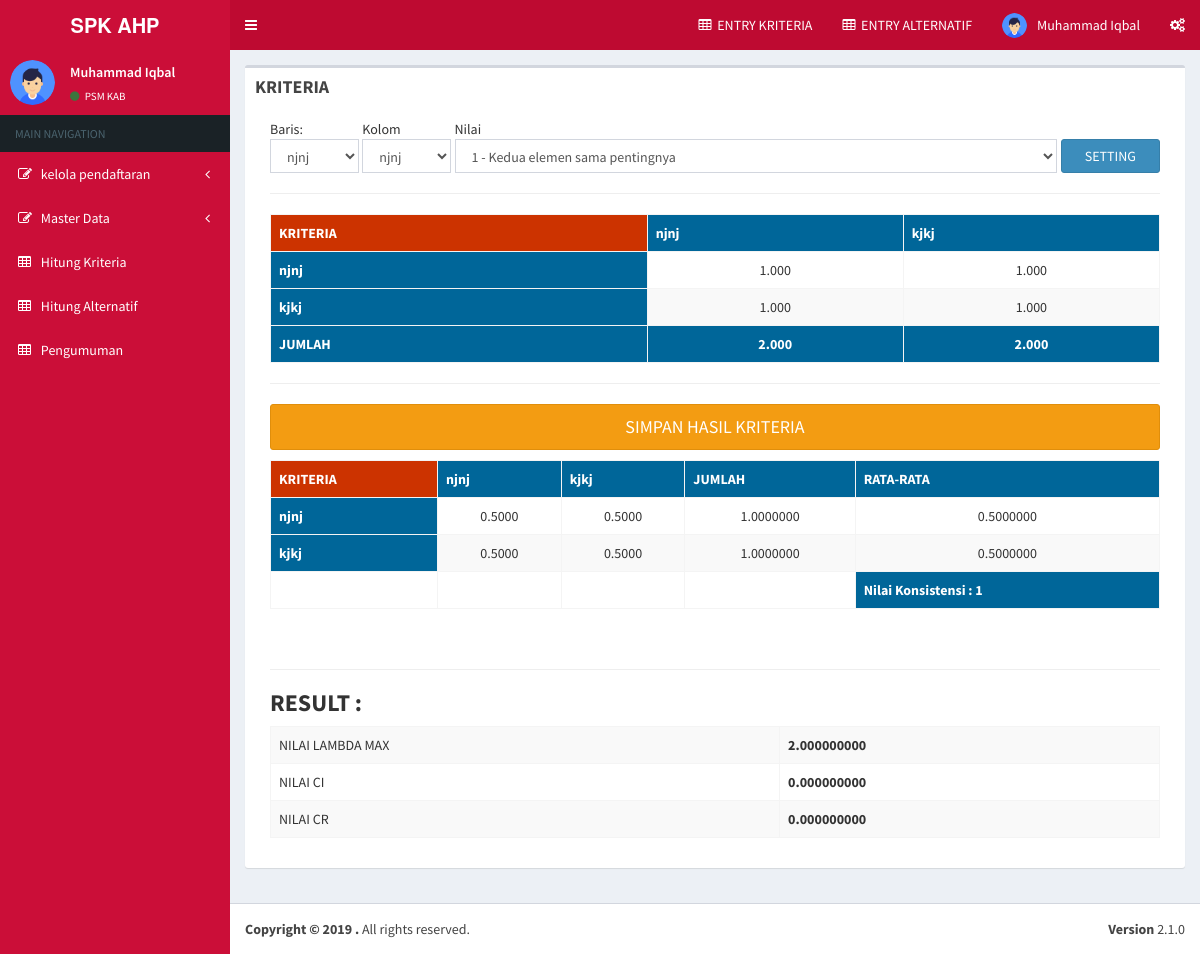
The app's page /dashboard.php?page=kriteria (signed in) with its own data.
### tables this page shows
CREATE TABLE IF NOT EXISTS `tb_users` (
`user_id` int(11) NOT NULL,
  `fullname` varchar(25) NOT NULL,
  `username` varchar(12) NOT NULL,
  `password` varchar(12) NOT NULL
);

CREATE TABLE IF NOT EXISTS `tb_kriteria` (
`id_kriteria` int(11) NOT NULL,
  `kode_kriteria` varchar(2) NOT NULL,
  `nama_kriteria` varchar(32) NOT NULL,
  `nilai_kriteria` double NOT NULL DEFAULT '0'
);

### Connections/koneksi.php (called while the page is built, shortened)
<?php
if (!function_exists("GetSQLValueString")) {
function GetSQLValueString($theValue, $theType, $theDefinedValue = "", $theNotDefinedValue = "")
{
  $theValue = get_magic_quotes_gpc() ? stripslashes($theValue) : $theValue;
  $theValue = function_exists("mysql_real_escape_string") ? mysql_real_escape_string($theValue) : mysql_escape_string($theValue);
  switch ($theType) {
    case "text":
      $theValue = ($theValue != "") ? "'" . $theValue . "'" : "NULL";
      break;
  }
  return $theValue;
}
}
?>

### kriteria.php (the view, shortened to what this page needs)
<div class="col-md-12">
<?php require_once('Connections/koneksi.php');
$editFormAction = $_SERVER['PHP_SELF'];
if (isset($_SERVER['QUERY_STRING'])) {
  $editFormAction .= "?" . htmlentities($_SERVER['QUERY_STRING']);
}
$result=mysql_query('SELECT * FROM temp_nilai');
$angka = array();
while ($row=mysql_fetch_row($result)) {
    $angka[] = $row[3];
}
$no = 0;
$resultx=mysql_query('SELECT * FROM temp_nilai');
$eigen = array();
while ($baris=mysql_fetch_row($resultx)) {
    $eigen[] = $baris[3];
}
$nox = 0;
$noy = 0;
$resultx=mysql_query('SELECT * FROM temp_nilai');
$query_rs_kriteria1 = "SELECT * FROM tb_kriteria";
$rs_kriteria1 = mysql_query($query_rs_kriteria1, $koneksi) or die(mysql_error());
$row_rs_kriteria1 = mysql_fetch_assoc($rs_kriteria1);
$jumlahKriteria = mysql_num_rows($rs_kriteria1);
$query_rs_kriteria2 = "SELECT * FROM tb_kriteria";
$rs_kriteria2 = mysql_query($query_rs_kriteria2, $koneksi) or die(mysql_error());
$row_rs_kriteria2 = mysql_fetch_assoc($rs_kriteria2);
$query_rs_intensitas = "SELECT * FROM tb_intensitas ORDER BY no_intensitas ASC";
$rs_intensitas = mysql_query($query_rs_intensitas, $koneksi) or die(mysql_error());
$row_rs_intensitas = mysql_fetch_assoc($rs_intensitas);
?>
<div class="col-md-12">
</div>
<form action="<?php echo $editFormAction; ?>" method="post" name="form1" id="form1">
  <table width="100%" height="49">
    <tr valign="baseline">
      <td height="43" align="left"><div align="left">Baris:</div>
        <select name="baris" class="form-control">
        <?php
do {
?>
        <option value="<?php echo $row_rs_kriteria1['id_kriteria']?>"><?php echo $row_rs_kriteria1['nama_kriteria']?></option>
        <?php
} while ($row_rs_kriteria1 = mysql_fetch_assoc($rs_kriteria1));
?>
      </select>      </td>
      <td align="left">&nbsp;</td>
      <td align="left"><div align="left">Kolom</div>
        <select name="kolom" class="form-control">
        <?php
do {
?>
        <option value="<?php echo $row_rs_kriteria2['id_kriteria']?>"><?php echo $row_rs_kriteria2['nama_kriteria']?></option>
        <?php
} while ($row_rs_kriteria2 = mysql_fetch_assoc($rs_kriteria2));
?>
      </select>      </td>
      <td align="left">&nbsp;</td>
      <td align="left"><div align="left">Nilai</div>
        <select name="nilai" id="nilai" class="form-control">
		  <?php
        do {
        ?>
          <option value="<?php echo $row_rs_intensitas['no_intensitas']?>"><?php echo $row_rs_intensitas['no_intensitas'] ." - ".$row_rs_intensitas['keterangan']?></option>
          <?php
        } while ($row_rs_intensitas = mysql_fetch_assoc($rs_intensitas));
        ?>
        </select>
	 </td>
      <td align="left">&nbsp;</td>
      <td align="left" valign="bottom"><input type="submit" value="SETTING" class="btn btn-primary btn-block" /></td>
    </tr>
  </table>
</form>
<hr />
<table class="table table-striped table-hover table-bordered">
    <tr>
    	<th bgcolor="#CC3300"><span class="style1">KRITERIA</span></th>
    <?php for($i=1; $i <= $jumlahKriteria; $i++){
	$query_rs_kolom = "SELECT * FROM tb_kriteria WHERE id_kriteria = $i";
	$rs_kolom = mysql_query($query_rs_kolom, $koneksi) or die(mysql_error());
	$row_kolom = mysql_fetch_assoc($rs_kolom);
	?>
        <th bgcolor="#006699"><span class="style1"><?= $row_kolom['nama_kriteria']; ?></span> </th>
    <?php } ?>
    </tr>
<?php for($i=1; $i <= $jumlahKriteria; $i++){
	$query_rs_baris = "SELECT * FROM tb_kriteria WHERE id_kriteria = $i";
	$rs_baris = mysql_query($query_rs_baris, $koneksi) or die(mysql_error());
	$row_baris = mysql_fetch_assoc($rs_baris);
?>
<tr>
<th bgcolor="#006699"><span class="style1"><?= $row_baris['nama_kriteria']; ?></span></th>
<?php for($j=1; $j<= $jumlahKriteria; $j++){ ?>
<td align="center"><?php
	$angkabaru[$i][$j]=$angka[$no];
	$angkabaru1[$j][$i]=$angkabaru[$i][$j];
	echo number_format($angkabaru[$i][$j],3);
?></td>
<?php $no++;
	}
}
?>
</tr>
<tr>
<th bgcolor="#006699"><span class="style1">JUMLAH</span></th>
<?php
for($i=1; $i <= $jumlahKriteria; $i++){
      $jumlah[$i]=array_sum($angkabaru1[$i]);
	  ?>
      <td align="center" bgcolor="#006699"><span class="style1"><strong><?= number_format($jumlah[$i],3); ?></strong></span></td>
<?php } ?>
    </tr>
</table>
<hr />
<form action="<?php echo $editFormAction; ?>" method="post" name="form2" id="form2">
<p><input type="submit" value=" SIMPAN HASIL KRITERIA " class="btn btn-warning btn-block btn-lg" /></p>
<table border="1" class="table table-striped table-hover table-bordered">
    <tr>
    	<th bgcolor="#CC3300"><span class="style1">KRITERIA</span></th>
    <?php for($i=1; $i <= $jumlahKriteria; $i++){
	$query_rs_kolom = "SELECT * FROM tb_kriteria WHERE id_kriteria = $i";
	$rs_kolom = mysql_query($query_rs_kolom, $koneksi) or die(mysql_error());
	$row_kolom = mysql_fetch_assoc($rs_kolom);
	?>
        <th bgcolor="#006699"><span class="style1"><?= $row_kolom['nama_kriteria'];?></span> </th>
      <?php } ?>
      <th bgcolor="#006699"><span class="style1">JUMLAH</span> </th>
      <th bgcolor="#006699"><span class="style1">RATA-RATA</span> </th>
    </tr>
<?php
	$rata = 0;
for($x=1; $x <= $jumlahKriteria; $x++){
	$query_rs_baris = "SELECT * FROM tb_kriteria WHERE id_kriteria = $x";
	$rs_baris = mysql_query($query_rs_baris, $koneksi) or die(mysql_error());
	$row_baris = mysql_fetch_assoc($rs_baris);
?>
<tr>
    <th bgcolor="#006699"><span class="style1"><?= $row_baris['nama_kriteria']; ?></span></th>
    <?php
	$total = 0;
	 for($i=1; $i <= $jumlahKriteria; $i++){
          	$jumlah[$i]=array_sum($angkabaru1[$i]);
    ?>
          <td align="center">
          <?php
		    $angkabaru[$i][$j]=$eigen[$nox];
			$angkabaru1[$j][$i]=$angkabaru[$i][$j];
			$hitungEigen = $angkabaru[$i][$j] / $jumlah[$i];
			$total += $hitungEigen;
			echo number_format($hitungEigen,4);
			$nox++; ?>      </td>
	<?php
	 } ?>
    <td align="center"><?php  echo number_format($total,7); ?></td>
    <td align="center"><?php $rata2 = $total / $jumlahKriteria; echo number_format($rata2,7); ?>
	<?php $rata += $rata2; ?></td>
</tr>
<?php } ?>
<tr>
  <?php
	 for($i=1; $i <= $jumlahKriteria + 2; $i++){
	 	echo "<td></td>";
	 }
  ?>
  <th bgcolor="#006699"><span class="style1">Nilai Konsistensi : <strong><?= $rata; ?></strong></span></th>
</tr>
</table>
<br />
</form>
<hr />
<h3><strong>RESULT : </strong></h3>
<?php
$lambda = 0;
 for($x=1; $x <= $jumlahKriteria; $x++){
 $jumlah[$x]=array_sum($angkabaru1[$x]); ?>
    <?php
	$total = 0;
	 for($i=1; $i <= $jumlahKriteria; $i++){
          	$jumlah[$i]=array_sum($angkabaru1[$i]);
    ?>
    <?php
		    $angkabaru[$i][$j]=$eigen[$noy];
			$angkabaru1[$j][$i]=$angkabaru[$i][$j];
			$hitungEigen = $angkabaru[$i][$j] / $jumlah[$i];
			$total += $hitungEigen;
			$noy++;
	 }
     $rata2 = $total / $jumlahKriteria;
     $lambda += $jumlah[$x] * $rata2;
 } ?>
    <table class="table table-striped table-bordered table-hover">
      <tr>
        <td>NILAI LAMBDA MAX </td>
        <td><strong><?php echo $lambda = number_format($lambda, 9); ?></strong></td>
      </tr>
      <tr>
        <td>NILAI CI</td>
        <td> <strong>
          <?php $ci = ($lambda - $jumlahKriteria) / ($jumlahKriteria - 1); echo number_format($ci,9); ?>
        </strong></td>
      </tr>
      <tr>
        <td>NILAI CR </td>
        <td><strong>
          <?php $cr = ($ci / 0.58); echo number_format($cr,9); ?>
        </strong></td>
      </tr>
    </table>
  </div>

### menu/nav.php (shortened to what this page needs)
    <a href="?page=home" class="logo">
      <span class="logo-lg"><b>SPK AHP</b></span>
    </a>
<nav class="navbar navbar-static-top">
      <a href="#" class="sidebar-toggle" data-toggle="push-menu" role="button">
      </a>
      <div class="navbar-custom-menu">
        <ul class="nav navbar-nav">
          <li class="dropdown notifications-menu">
            <a href="?page=insert/kriteria"><i class="fa fa-table"></i>&nbsp; <span class="blink_me">ENTRY KRITERIA </span>  </a>
          </li>
          <li class="dropdown messages-menu">
           <a href="?page=insert/alternatif"><i class="fa fa-table"></i>&nbsp; <span class="blink_me">ENTRY ALTERNATIF </span>  </a>
          </li>
          <li class="dropdown user user-menu">
            <a href="#" class="dropdown-toggle" data-toggle="dropdown">
            	<img src="assets/dist/img/logo.png" class="user-image" alt="User Image">
 				<span class="hidden-xs"> <?= $row_rs_users['fullname']; ?></span>
            </a>
          </li>
          <li>
            <a href="#" data-toggle="control-sidebar"><i class="fa fa-gears"></i></a>
          </li>
        </ul>
      </div>
    </nav>
 </header>

### menu/side.php (shortened to what this page needs)
<aside class="main-sidebar">
 <section class="sidebar">
      <div class="user-panel">
        <div class="pull-left image">
          <img src="assets/dist/img/logo.png" class="img-circle" alt="User Image">
        </div>
        <div class="pull-left info">
          <p><?= $row_rs_users['fullname']; ?></p>
          <a href="?page=config/kode&id=1"><i class="fa fa-circle text-success"></i> PSM KAB</a>
        </div>
      </div>
      <ul class="sidebar-menu" data-widget="tree">
        <li class="header">MAIN NAVIGATION</li>
        <li class="treeview">
          <a href="#">
            <i class="fa fa-edit"></i> <span>kelola pendaftaran</span>
            <span class="pull-right-container">
              <i class="fa fa-angle-left pull-right"></i>            </span>          </a>
        </li>
        <li class="treeview">
          <a href="#">
            <i class="fa fa-edit"></i> <span>Master Data</span>
            <span class="pull-right-container">
              <i class="fa fa-angle-left pull-right"></i>            </span>          </a>
        </li>
        <li><a href="?page=kriteria"><i class="fa fa-table"></i> <span>Hitung Kriteria</span></a> </li>
        <li><a href="?page=hitung_alternatif"><i class="fa fa-table"></i> <span>Hitung Alternatif</span></a> </li>
        <li><a href="?page=insert/pengumuman"><i class="fa fa-table"></i> <span>Pengumuman</span></a> </li>
      </ul>
    </section>
</aside>

### records on screen
tb_users: fullname "Muhammad Iqbal"
tb_kriteria: nama_kriteria "njnj", j "1.000"
tb_kriteria: nama_kriteria "kjkj", j "1.000"

### other values on screen
$title "KRITERIA"
$jumlah[$i] "2.000"
$hitungEigen "0.5000"
$total "1.0000000"
$rata2 "0.5000000"
$rata "1"
$lambda = number_format($lambda, 9) "2.000000000"
$ci "0.000000000"
$cr "0.000000000"
form field baris "njnj"
form field kolom "njnj"
form field nilai "1 - Kedua elemen sama pentingnya"
